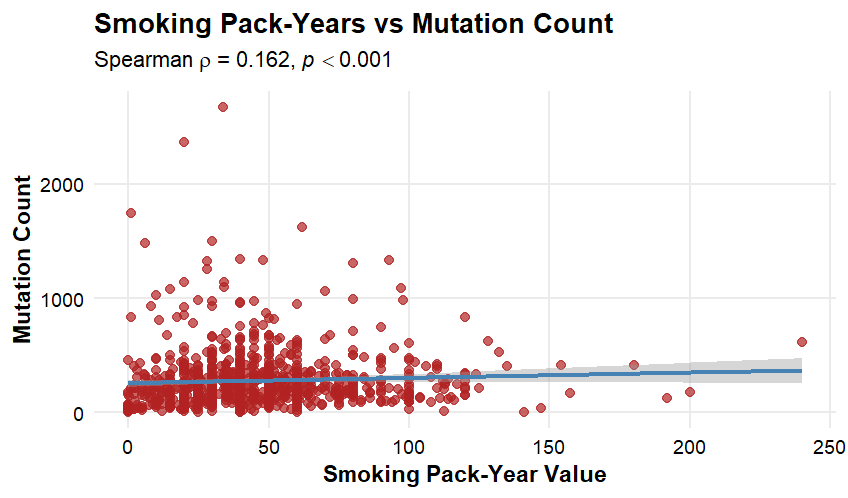

Reproduce this figure in R.
#Spearman correlation between smoking pack years VS mutation count using nsclc_tcga_broad_2016_clinical_data
##first step is for better visualization install and load ggplot2 library

> install.packages("ggplot2")
> library(ggplot2)

##IMPORT DATA SET (clinical data set from cBioPortal) for any cancer type you like in this study the dataset I utilized was NSCLC pan analysis 2016.
##.tsv file can easily be uploaded via import datasets from txt

#This is a basic spearman correlation test only used when the variables in the data collected are not equally distributes .
##The study was designed to establish a correlation between to axis X= Person.Cigarette.Smoking.History.Pack.Year.Value and Y= Mutation.Count.
##R is highly case sensitive use caps/smalls wherever required

## COMMAND LINE FOR CORRELATION TEST
> cor.test(nsclc_tcga_broad_2016_clinical_data$Person.Cigarette.Smoking.History.Pack.Year.Value, nsclc_tcga_broad_2016_clinical_data$Mutation.Count, metho= "spearman")

## OUTPUT
###Rho= 0.16 (weak correlation but significant)
###p-value<0.001 (statistically significant)
##if the results along with the values showed cannot compute exact p-values with ties,, it shows they are safe to ignore as data had some repeated values
## visualize with ggplot2
> ggplot(
  data = nsclc_tcga_broad_2016_clinical_data,
  mapping = aes(
    x = Person.Cigarette.Smoking.History.Pack.Year.Value,
    y = Mutation.Count
  )
) +
  geom_point(
    color = "firebrick",
    alpha = 0.7,
    size = 2.5
  ) +
  geom_smooth(
    method = "lm",
    se = TRUE,
    color = "steelblue",
    linewidth = 1.2
  ) +
  labs(
    title = "Smoking Pack-Years vs Mutation Count",
    subtitle = expression(paste("Spearman ", rho, " = 0.162, ", italic("p") < 0.001)),
    x = "Smoking Pack-Year Value",
    y = "Mutation Count"
  ) +
  theme_minimal(base_size = 14) +
  theme(
    plot.title = element_text(face = "bold", size = 16),
    plot.subtitle = element_text(size = 13, margin = margin(b = 10)),
    axis.title = element_text(face = "bold"),
    axis.text = element_text(color = "black"),
    panel.grid.minor = element_blank()
  )
## results 
